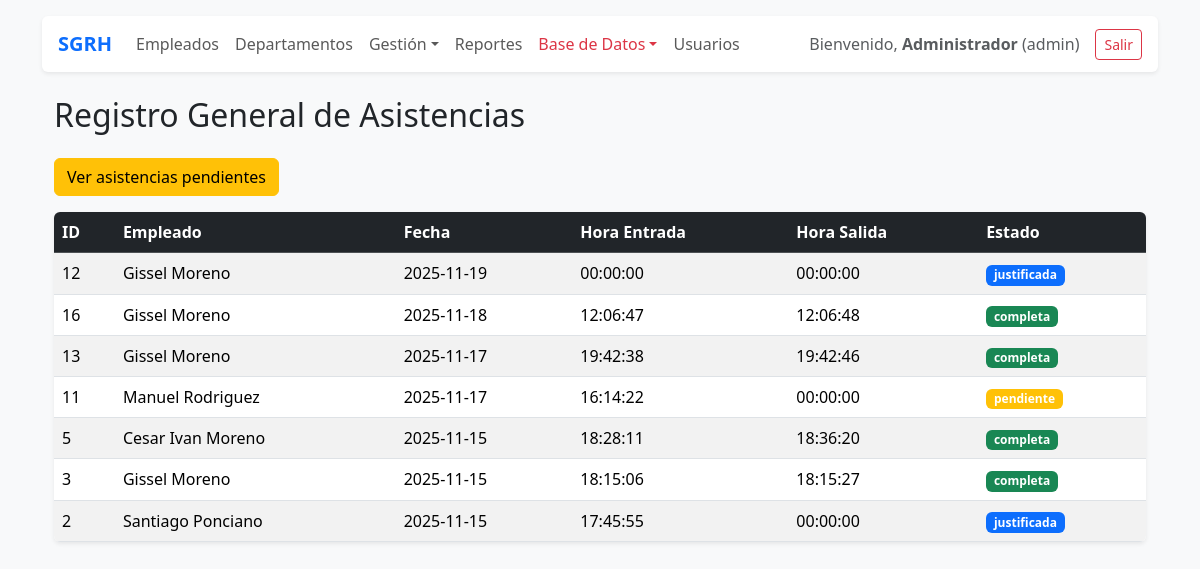
Before: /public/?route=asistencia (signed in) with the older database file.
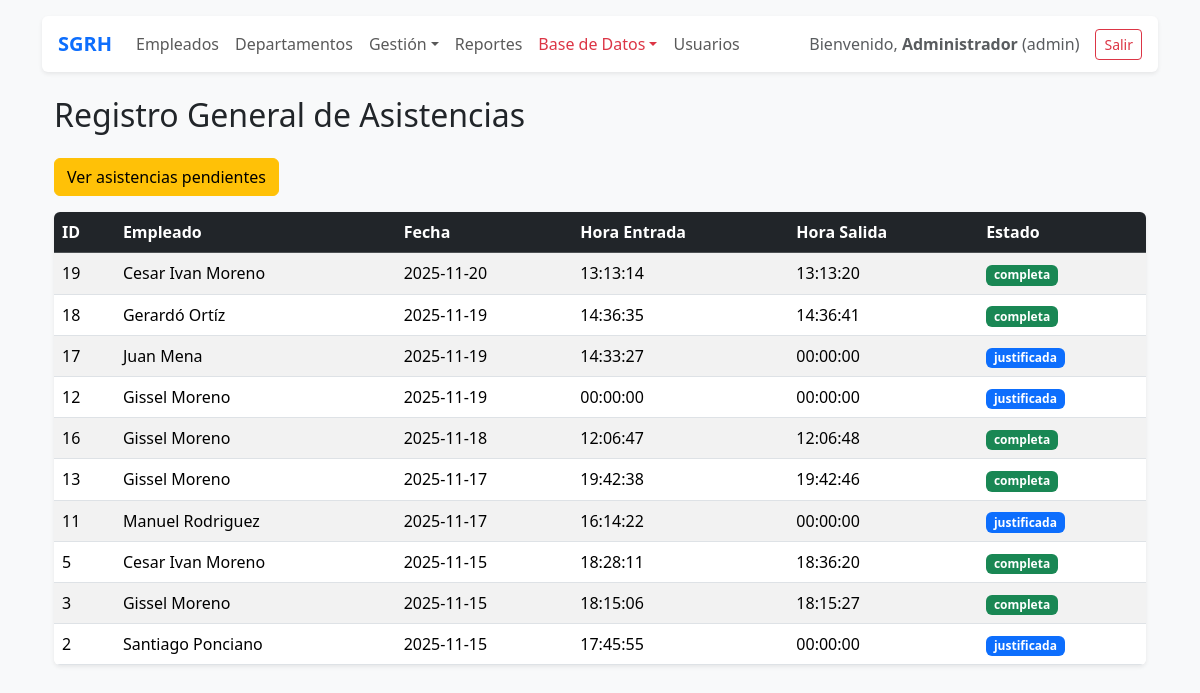
After: the same page with the newer database file.
### tables this page shows
CREATE TABLE `asistencias` (
  `id` int(11) NOT NULL AUTO_INCREMENT,
  `empleado_id` int(11) NOT NULL,
  `fecha` date NOT NULL,
  `hora_entrada` time DEFAULT NULL,
  `hora_salida` time DEFAULT NULL,
  `estado` enum('pendiente','completa','justificada') DEFAULT 'pendiente',
  `created_at` timestamp NOT NULL DEFAULT current_timestamp(),
  `updated_at` timestamp NOT NULL DEFAULT current_timestamp() ON UPDATE current_timestamp(),
  PRIMARY KEY (`id`),
  UNIQUE KEY `uq_asistencia_fecha` (`empleado_id`,`fecha`),
  CONSTRAINT `fk_asistencia_empleado` FOREIGN KEY (`empleado_id`) REFERENCES `empleados` (`id`) ON DELETE CASCADE ON UPDATE CASCADE
);

CREATE TABLE `empleados` (
  `id` int(11) NOT NULL AUTO_INCREMENT,
  `user_id` int(11) NOT NULL,
  `nombre` varchar(100) NOT NULL,
  `apellidos` varchar(150) NOT NULL,
  `genero` enum('masculino','femenino','otro') NOT NULL,
  `correo` varchar(150) NOT NULL,
  `curp` char(18) NOT NULL,
  `puesto` varchar(100) DEFAULT NULL,
  `departamento_id` int(11) NOT NULL,
  `estado` enum('activo','baja') NOT NULL DEFAULT 'activo',
  `created_at` timestamp NOT NULL DEFAULT current_timestamp(),
  `updated_at` timestamp NOT NULL DEFAULT current_timestamp() ON UPDATE current_timestamp(),
  PRIMARY KEY (`id`),
  UNIQUE KEY `correo` (`correo`),
  UNIQUE KEY `curp` (`curp`),
  KEY `fk_empleado_departamento` (`departamento_id`),
  CONSTRAINT `fk_empleado_departamento` FOREIGN KEY (`departamento_id`) REFERENCES `departamentos` (`id`) ON UPDATE CASCADE
);

### app/core/Controller.php (called while the page is built, shortened)
<?php
class Controller {
    protected function view(string $template, array $data = []) {
        extract($data);
        $viewPath = __DIR__ . '/../views/' . $template . '.php';
        include __DIR__ . '/../views/layout/header.php';
        include __DIR__ . '/../views/layout/nav.php';
        include $viewPath;
        include __DIR__ . '/../views/layout/footer.php';
    }
}

### app/controllers/AsistenciaController.php (called while the page is built, shortened)
<?php
require_once __DIR__ . '/../models/Asistencia.php';
class AsistenciaController extends Controller {
    public function index() {
        $asistencias = Asistencia::all();
        $this->view('asistencia/index', compact('asistencias'));
    }
}

### app/core/Auth.php (called while the page is built, shortened)
<?php
class Auth {
    public static function user() {
        return $_SESSION['user'] ?? null;
    }
}

### app/models/Asistencia.php (called while the page is built, shortened)
<?php
class Asistencia {
    public static function all() {
    $db = Database::getInstance();
    $sql = "
        SELECT a.*, e.nombre, e.apellidos
        FROM asistencias a
        JOIN empleados e ON e.id = a.empleado_id
        ORDER BY a.fecha DESC, a.hora_entrada DESC
    ";
    return $db->query($sql)->fetchAll();
}
}

### app/views/asistencia/index.php (the view, shortened to what this page needs)
<?php require_once __DIR__ . '/../layout/header.php'; ?>
<?php require_once __DIR__ . '/../layout/nav.php'; ?>
<div class="container mt-4">
    <h2 class="mb-4">Registro General de Asistencias</h2>
<a href="/SGRH_PHP_MVC/public/?route=asistencias_pendientes"
   class="btn btn-warning mb-3">
   Ver asistencias pendientes
</a>
    <?php if (empty($asistencias)): ?>
        <div class="alert alert-info">No hay registros de asistencia.</div>
    <?php else: ?>
        <div class="table-responsive bg-white rounded shadow-sm">
            <table class="table table-striped m-0">
                <thead class="table-dark">
                    <tr>
                        <th>ID</th>
                        <th>Empleado</th>
                        <th>Fecha</th>
                        <th>Hora Entrada</th>
                        <th>Hora Salida</th>
                        <th>Estado</th>
                    </tr>
                </thead>
                <tbody>
                    <?php foreach ($asistencias as $a): ?>
                        <tr>
                            <td><?= $a['id'] ?></td>
                            <td><?= htmlspecialchars($a['nombre'] . ' ' . $a['apellidos']) ?></td>
                            <td><?= htmlspecialchars($a['fecha']) ?></td>
                            <td><?= htmlspecialchars($a['hora_entrada'] ?? '-') ?></td>
                            <td><?= htmlspecialchars($a['hora_salida'] ?? '-') ?></td>
                            <td>
                              <?php
                                        $colores = [
                                            'pendiente'     => 'warning',
                                            'completa'      => 'success',
                                            'justificada'   => 'primary'
                                        ];
                                        $badge = $colores[$a['estado']] ?? 'secondary';
                                        ?>
                                <span class="badge bg-<?= $badge ?>">
                                    <?= htmlspecialchars($a['estado']) ?>
                                </span>
                            </td>
                        </tr>
                    <?php endforeach; ?>
                </tbody>
            </table>
        </div>
    <?php endif; ?>
</div>
<?php require_once __DIR__ . '/../layout/footer.php'; ?>

### public/index.php (shortened to what this page needs)
<?php
require __DIR__ . '/../app/core/Controller.php';
require __DIR__ . '/../app/core/Auth.php';
require __DIR__ . '/../app/models/Asistencia.php';
require __DIR__ . '/../app/controllers/AsistenciaController.php';
$route = $_GET['route'] ?? 'login';
$controller = null;
$method = null;
switch ($route) {
    case 'asistencia':
        $controller = new AsistenciaController;
        $method = 'index';
        break;
}
if ($controller && $method) {
    if (isset($_GET['id'])) {
        $controller->$method($_GET['id']);
    } else {
        $controller->$method();
    }
}
?>

### app/views/layout/header.php (shortened to what this page needs)
<!doctype html>
<html lang="es">
<head>
<link href="https://cdn.jsdelivr.net/npm/bootstrap@5.3.2/dist/css/bootstrap.min.css" rel="stylesheet">
</head>
<body class="bg-light">
<div class="container py-3">

### app/views/layout/nav.php (shortened to what this page needs)
<?php
$u = Auth::user();
?>
<nav class="navbar navbar-expand-lg bg-white shadow-sm rounded mb-3 px-3 py-2">
  <?php if (!isset($_GET['route']) || $_GET['route'] !== 'login'): ?>
      <a class="navbar-brand fw-bold text-primary" href="/SGRH_PHP_MVC/public/?route=dashboard">
          <i class="fa-solid fa-briefcase"></i> SGRH
      </a>
  <?php endif; ?>
  <div class="collapse navbar-collapse" id="mainNav">
    <ul class="navbar-nav me-auto mb-2 mb-lg-0">
      <?php if ($u): ?>
        <?php if ($u['role'] === 'empleado'): ?>
          <li class="nav-item"><a class="nav-link" href="?route=panel_asistencia">Mi Asistencia</a></li>
          <li class="nav-item"><a class="nav-link" href="?route=panel_justificante">Mis Justificantes</a></li>
          <li class="nav-item"><a class="nav-link" href="?route=historial_justificantes">Historial</a></li>
        <?php else: ?>
          <li class="nav-item"><a class="nav-link" href="?route=empleados">Empleados</a></li>
          <li class="nav-item"><a class="nav-link" href="?route=departamentos">Departamentos</a></li>
          <li class="nav-item dropdown">
            <a class="nav-link dropdown-toggle" href="#" data-bs-toggle="dropdown">Gestión</a>
          </li>
          <li class="nav-item"><a class="nav-link" href="?route=reportes">Reportes</a></li>
          <?php if ($u['role'] === 'admin'): ?>
            <li class="nav-item dropdown">
              <a class="nav-link dropdown-toggle text-danger" href="#" data-bs-toggle="dropdown">Base de Datos</a>
            </li>
            <li class="nav-item"><a class="nav-link" href="?route=users">Usuarios</a></li>
          <?php endif; ?>
        <?php endif; ?>
      <?php endif; ?>
    </ul>
    <?php if ($u): ?>
      <span class="navbar-text me-3 text-muted">
        Bienvenido, <strong><?= htmlspecialchars($u['name']) ?></strong> (<?= $u['role'] ?>)
      </span>
      <a class="btn btn-outline-danger btn-sm" href="?route=logout">
        <i class="fa-solid fa-right-from-bracket"></i> Salir
      </a>
    <?php endif; ?>
  </div>
</nav>

### app/views/layout/footer.php (shortened to what this page needs)
</div>
</body>
</html>

Changed rows visible on the page:
added asistencias: id "19", empleado.apellidos "Cesar Ivan Moreno", fecha "2025-11-20", hora_entrada "13:13:14", hora_salida "13:13:20", estado "completa"
added asistencias: id "18", empleado.apellidos "Gerardó Ortíz", fecha "2025-11-19", hora_entrada "14:36:35", hora_salida "14:36:41", estado "completa"
added asistencias: id "17", empleado.apellidos "Juan Mena", fecha "2025-11-19", hora_entrada "14:33:27", hora_salida "00:00:00", estado "justificada"
changed asistencias "Manuel Rodriguez": estado "pendiente" → "justificada"
